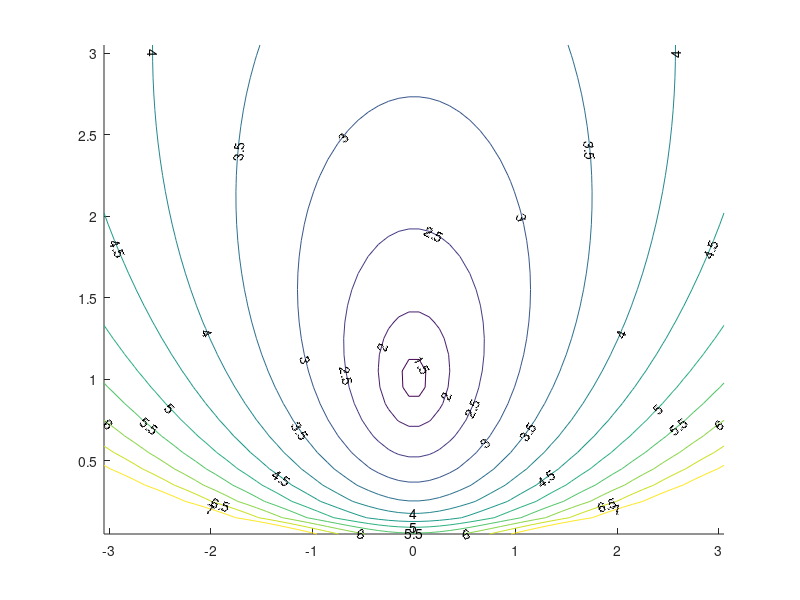

Here is the MATLAB script that generated this plot: (Note: this script raises an error after producing the figure.)
% example_half_slit_plot_contores_1.m
% Nasser, June 16, 2019
clc;clear; 
% To plot Figure 24 in Section 8 of the paper:
% COMPUTATION OF CONFORMAL INVARIANTS 
%
% The data files 
% x1_pt.mat, y1_pt.mat, u1_pt.mat
% were generated by the file
% example_half_slit_save_contores_1.m
%
%
%
z1    =  i;
x=load('x1_pt.mat','-ascii');
y=load('y1_pt.mat','-ascii');
u=load('u1_pt.mat','-ascii');
%
figure;
cntv  =  1.5:0.5:7;
contour(x,y,u,cntv,'ShowText','on','Color','k')
hold on
plot(0,1,'or','MarkerFaceColor','r')
plot([-3 3],[0 0],'k','LineWidth',2)

axis([-3.0 3.0 -0.1 3])
axis off
set(gca,'LooseInset',get(gca,'TightInset'))
% print -depsc fig_half_cont
% print -dpdf  fig_half_cont
